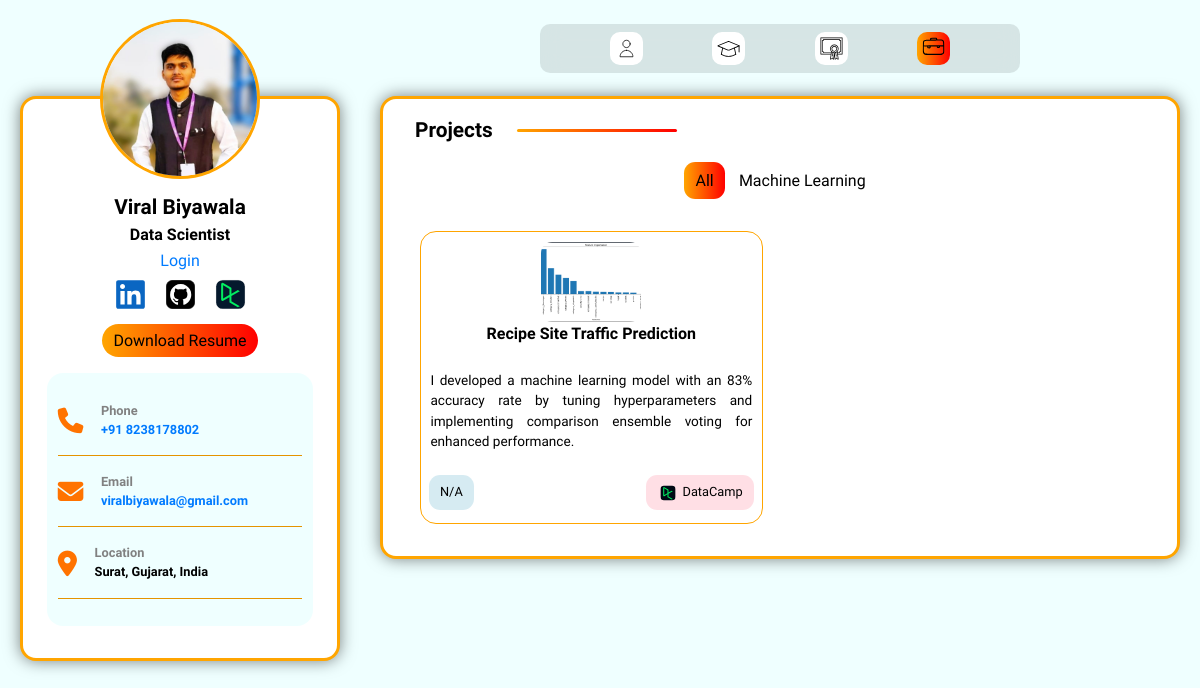
The app's page /project/, older data.
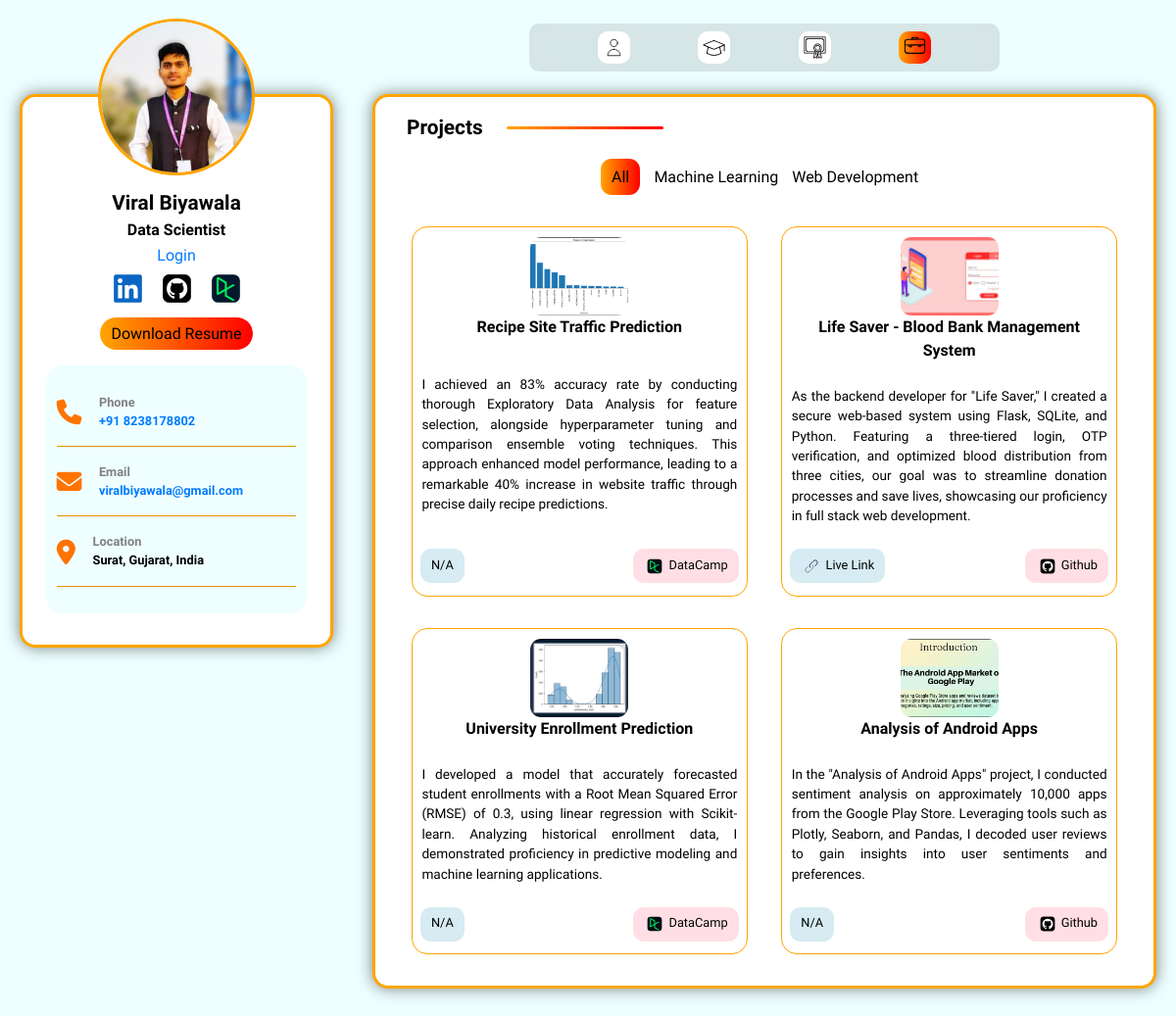
The same page, newer data.
### viralapp/models.py (models this page shows, shortened)
class Projects(models.Model):
    title = models.CharField(max_length=100)
    image = models.ImageField(upload_to='project_images/')
    description = models.TextField()
    project_type = models.TextField(blank=True)
    code_link = models.URLField(blank=True)
    code_type = models.TextField(blank=True)
    live_link = models.URLField(blank=True)
    display_order = models.PositiveIntegerField()

### viralapp/views.py (the view)
# urls.py: path('project/', views.project, name='project'),
def project(request):
    superuser = User.objects.filter(is_superuser=True).first()
    if 'theme_preference' in request.GET:
        theme_preference = request.GET['theme_preference']
        request.session['theme_preference'] = theme_preference
    theme_preference = request.session.get('theme_preference', 'light')
    allowed_extensions = ['jpg', 'jpeg', 'png']
    src = "/media/images/profile.jpg"
    for extension in allowed_extensions:
        image_path = f"/media/images/profile.{extension}"
        if os.path.isfile(image_path) == True:
            src = f"/media/images/profile.{extension}"
            break
    all_projects = Projects.objects.all().order_by('display_order')
    mark = 'promark'
    context = {
        'theme_preference': theme_preference,
        'user': superuser,
        'is_superuser': True,
        'link':src,
        'mark': mark,
        'all_projects': all_projects,
    }
    return render(request, 'project.html', context)

### viralapp/context_processors.py (called while the page is built)
def add_login_status(request):
    return {'editable': request.user.is_authenticated}

### viralapp/templates/project.html (shortened to what this page needs)
{% extends 'base.html' %}
{% load static %}
{% block extra_css %}
<link rel="stylesheet" href="{% static 'css/dashboard.css' %}" />
{% endblock %}
{% block content %}
<div class="main-content" id="promark">
    <div class="join">
        <p>Projects</p>
        <div class="horizontal-bar"></div>
    </div>
    {% regroup all_projects|dictsort:"project_type" by project_type as project_types %}
    <div class="project-groups drop-big">
        <div class="project-group select" data-group="All">All</div>
        {% for project_type in project_types %}
        <div class="project-group" data-group="{{ project_type.grouper }}">
            {{ project_type.grouper }}
        </div>
        {% endfor %}
    </div>
    <div class="projects visi custom-scrollbar" id="All">
        {% for project in all_projects %}
        <div class="certificate-blog">
            <div class="row1">
                <img src="{{ project.image.url }}" alt="{{ project.title }}" class="certificate-image">
                <p class="certificate-title">{{ project.title }}</p>
            </div>
            {% if editable %}
            <button class="edit-project-btn" data-project-id="{{ project.pk }}">Edit</button>
            <div id="edit_form_{{ project.pk }}" style="display: none;">
                <input type="text" id="edit_title_by_{{ project.pk }}" value="{{ project.title }}"><br>
                <input type="file" id="edit_image_{{ project.pk }}" name="image"><br>
                <p>Description: </p><textarea
                    id="edit_description_{{ project.pk }}">{{ project.description }}</textarea>
                <p>Project Type: </p><input type="text" id="edit_project_type_{{ project.pk }}"
                    value="{{ project.project_type }}">
                <p>Code Link: </p><input type="text" id="edit_code_link_{{ project.pk }}"
                    value="{{ project.code_link }}">
                <p>Code Type: </p><input type="text" id="edit_code_type_{{ project.pk }}"
                    value="{{ project.code_type }}">
                <p>Live Link: </p><input type="text" id="edit_live_link_{{ project.pk }}"
                    value="{{ project.live_link }}">
                <p>Display Order: </p><input type="number" id="edit_display_order_{{ project.pk }}"
                    value="{{ project.display_order }}">
                <button class="save-edit-btn-pr" data-project-id="{{ project.pk }}">Save</button>
            </div>
            <a href="{% url 'delete_project' project.pk %}">Delete</a>
            {% else %}
            <p class="certificate-issued-by" style="font-weight: 300;">{{ project.description }}</p>
            <div class="nolink">
                {% if project.live_link %}
                <span class="deco2">
                    <a href="{{ project.live_link }}" target="_blank">Live Link</a>
                </span>
                {% else %}
                <span class="deco2">N/A</span>
                {% endif %}
                {% if project.code_link %}
                <span class="deco1">
                    <a href="{{ project.code_link }}" target="_blank">{{ project.code_type }}</a>
                </span>
                {% endif %}
            </div>
            {% endif %}
        </div>
        {% endfor %}
    </div>
</div>
{% endblock %}

Row changes from the older to the newer data that the page shows:
changed Projects "Recipe Site Traffic Prediction": description "I developed a machine learning model with an 83% accuracy rate by tuning hyperparameters and implementing comparison ensemble voting for enhanced performance." → "I achieved an 83% accuracy rate by conducting thorough Exploratory Data Analysis for feature selection, alongside hyperparameter tuning and comparison ensemble voting techniques. This approach enhanced model performance, leading to a remarkable 40% increase in website traffic through precise daily recipe predictions."
added Projects: grouper "Web Development", image (picture), title "Life Saver - Blood Bank Management System", description "As the backend developer for \"Life Saver,\" I created a secure web-based system using Flask, SQLite, and Python. Featuring a three-tiered login, OTP verification, and optimized blood distribution from three cities, our goal was to streamline donation processes and save lives, showcasing our proficiency in full stack web development.", code_type "Github"
added Projects: image (picture), title "University Enrollment Prediction", description "I developed a model that accurately forecasted student enrollments with a Root Mean Squared Error (RMSE) of 0.3, using linear regression with Scikit-learn. Analyzing historical enrollment data, I demonstrated proficiency in predictive modeling and machine learning applications.", live_link "N/A", code_type "DataCamp"
added Projects: image (picture), title "Analysis of Android Apps", description "In the \"Analysis of Android Apps\" project, I conducted sentiment analysis on approximately 10,000 apps from the Google Play Store. Leveraging tools such as Plotly, Seaborn, and Pandas, I decoded user reviews to gain insights into user sentiments and preferences.", live_link "N/A", code_type "Github"
